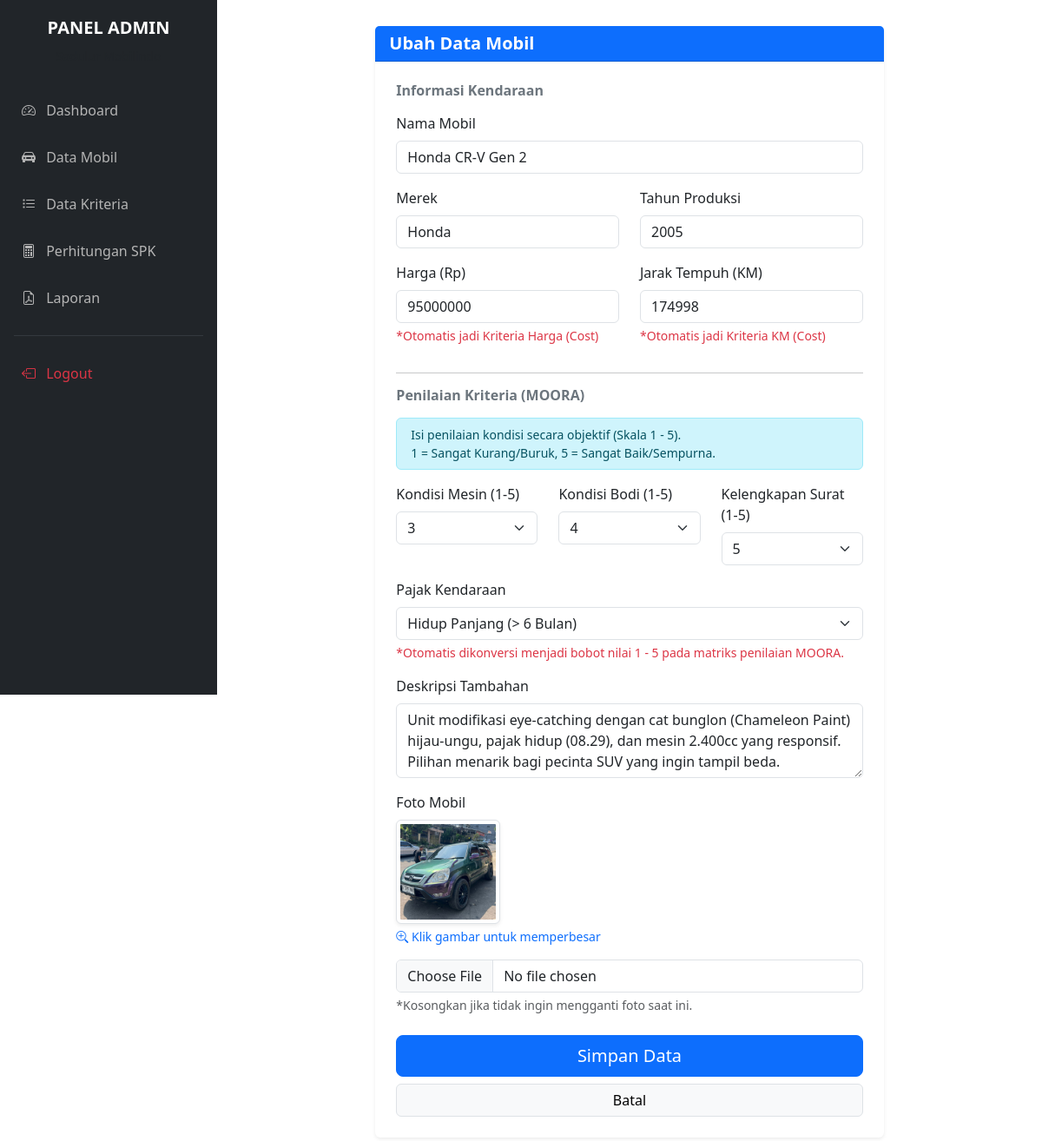
Before: /admin/form_mobil.php?id=29 (signed in) with the older database file.
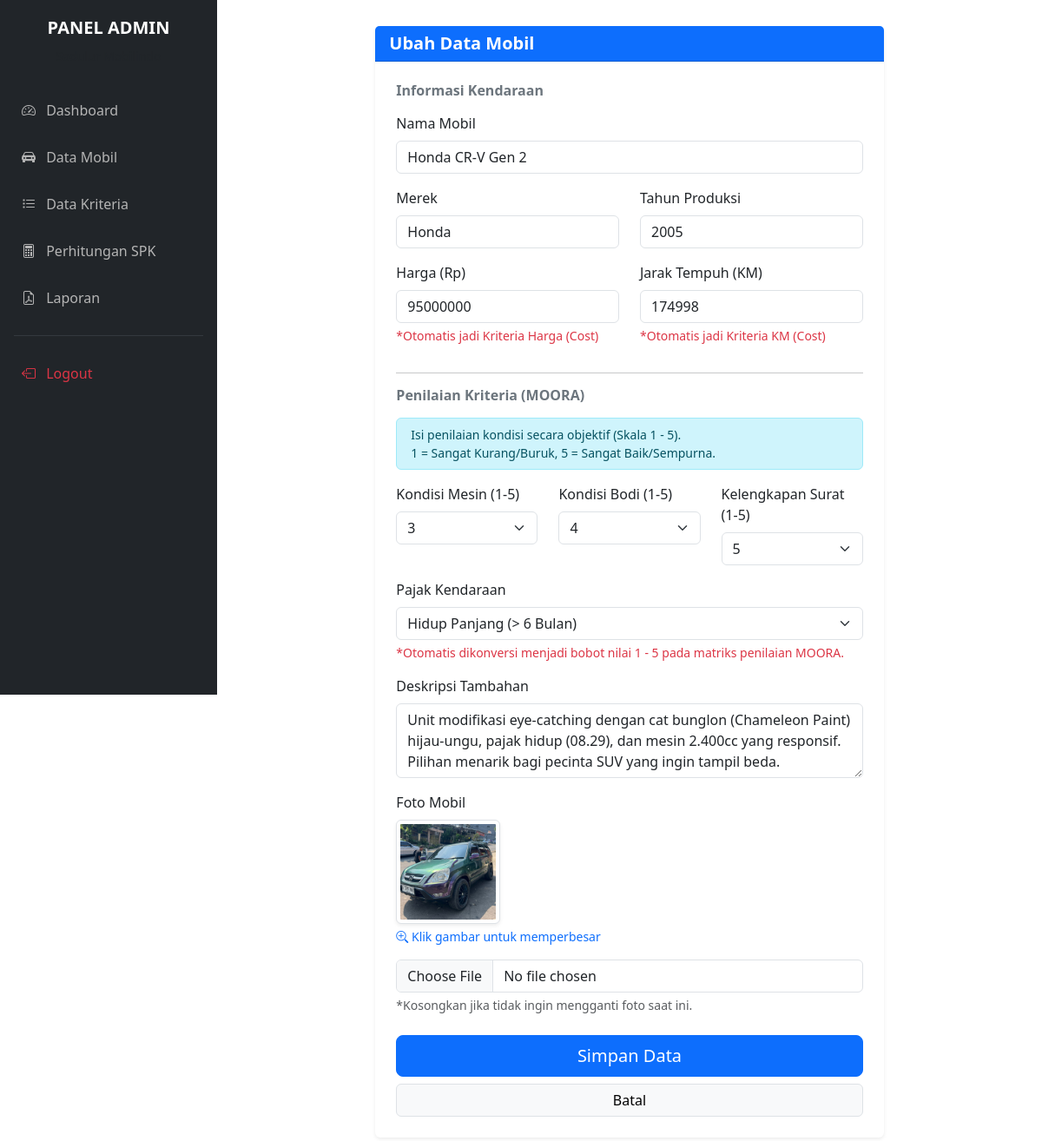
After: the same page with the newer database file.
### tables this page shows
CREATE TABLE `tb_alternatif` (
  `id_mobil` int(11) NOT NULL,
  `nama_mobil` varchar(100) NOT NULL,
  `merek` varchar(50) NOT NULL,
  `harga_asli` bigint(20) DEFAULT NULL,
  `tahun` int(11) DEFAULT NULL,
  `jarak_tempuh` int(11) DEFAULT NULL,
  `pajak_kendaraan` varchar(50) DEFAULT NULL,
  `deskripsi` text NOT NULL,
  `foto_mobil` varchar(255) NOT NULL
);

### config/functions.php (called while the page is built, shortened)
<?php
require 'koneksi.php';
function query($query) {
    global $conn;
    $result = mysqli_query($conn, $query);
    $rows = [];
    while ($row = mysqli_fetch_assoc($result)) {
        $rows[] = $row;
    }
    return $rows;
}
function cariMobil($id) {
    $m = query("SELECT * FROM tb_alternatif WHERE id_mobil = $id");
    $res = $m[0];
    $res['nilai_mesin'] = query("SELECT nilai FROM tb_penilaian WHERE id_mobil=$id AND id_kriteria=2")[0]['nilai'] ?? 0;
    $res['nilai_bodi']  = query("SELECT nilai FROM tb_penilaian WHERE id_mobil=$id AND id_kriteria=3")[0]['nilai'] ?? 0;
    $res['nilai_surat'] = query("SELECT nilai FROM tb_penilaian WHERE id_mobil=$id AND id_kriteria=6")[0]['nilai'] ?? 0;
    return $res;
}
?>

### admin/form_mobil.php (the view, shortened to what the changed rows need)
<?php
include 'header.php';
if (isset($_GET['id'])) {
    $is_edit = true;
    $id_mobil = $_GET['id'];
    $data = cariMobil($id_mobil);
} else {
    $judul = "Tambah Mobil Baru";
    $is_edit = false;
}
?>
<div class="row justify-content-center">
    <div class="col-md-8">
        <div class="card shadow-sm border-0 mb-5">
            <div class="card-body p-4">
                <form action="" method="post" enctype="multipart/form-data">
                    <div class="mb-3">
                        <label class="form-label">Nama Mobil</label>
                        <input type="text" name="nama_mobil" class="form-control" required value="<?= $is_edit ? $data['nama_mobil'] : ''; ?>">
                    </div>
                    <div class="row">
                        <div class="col-md-6 mb-3">
                            <label class="form-label">Merek</label>
                            <input type="text" name="merek" class="form-control" required placeholder="Contoh: Toyota" value="<?= $is_edit ? $data['merek'] : ''; ?>">
                        </div>
                        <div class="col-md-6 mb-3">
                            <label class="form-label">Tahun Produksi</label>
                            <input type="number" name="tahun" class="form-control" required value="<?= $is_edit ? $data['tahun'] : ''; ?>">
                        </div>
                    </div>
                    <div class="row">
                        <div class="col-md-6 mb-3">
                            <label class="form-label">Harga (Rp)</label>
                            <input type="number" name="harga_asli" class="form-control" required value="<?= $is_edit ? $data['harga_asli'] : ''; ?>">
                            <div class="form-text text-danger">*Otomatis jadi Kriteria Harga (Cost)</div>
                        </div>
                        <div class="col-md-6 mb-3">
                            <label class="form-label">Jarak Tempuh (KM)</label>
                            <input type="number" name="jarak_tempuh" class="form-control" required value="<?= $is_edit ? $data['jarak_tempuh'] : ''; ?>">
                            <div class="form-text text-danger">*Otomatis jadi Kriteria KM (Cost)</div>
                        </div>
                    </div>
                    <div class="mb-3">
                        <label class="form-label">Pajak Kendaraan</label>
                        <select name="pajak_kendaraan" class="form-select" required>
                            <option value="Hidup Panjang (> 6 Bulan)" <?= ($is_edit && $data['pajak_kendaraan'] == 'Hidup Panjang (> 6 Bulan)') ? 'selected' : ''; ?>>Hidup Panjang (> 6 Bulan)</option>
                        </select>
                        <div class="form-text text-danger">*Otomatis dikonversi menjadi bobot nilai 1 - 5 pada matriks penilaian MOORA.</div>
                    </div>
                    <div class="mb-3">
                        <label class="form-label">Deskripsi Tambahan</label>
                        <textarea name="deskripsi" class="form-control" rows="3"><?= $is_edit ? $data['deskripsi'] : ''; ?></textarea>
                    </div>
                    <div class="mb-4">
                        <?php if($is_edit && !empty($data['foto_mobil'])): ?>
                            <div class="mb-3">
                                <img src="../foto_mobil/<?= $data['foto_mobil']; ?>"
                                     width="120"
                                     class="img-thumbnail shadow-sm"
                                     style="cursor: pointer; transition: 0.3s;"
                                     data-bs-toggle="modal"
                                     data-bs-target="#modalPreviewFoto"
                                     title="Klik untuk memperbesar"
                                     onmouseover="this.style.opacity='0.8'"
                                     onmouseout="this.style.opacity='1'">
                                <div class="form-text text-primary mt-1"><i class="bi bi-zoom-in"></i> Klik gambar untuk memperbesar</div>
                            </div>
                        <?php endif; ?>
                    </div>
                </form>
            </div>
        </div>
    </div>
</div>
<?php include 'footer.php'; ?>

Changed rows visible on the page:
changed tb_alternatif "Honda CR-V Gen 2": pajak_kendaraan (not shown) → "Hidup Panjang (> 6 Bulan)"
Other visible differences:
form field pajak_kendaraan: "Hidup Panjang (> 6 Bulan)" → (not shown)
